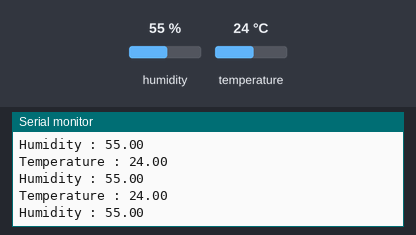
Bench run of a sketch on a simulated Arduino Uno, built with avr-gcc and run on an emulated ATmega328P. Parts: the last lines printed to the serial monitor. Inputs (shaded band) come from the test bench; at power-on: humidity 55 %, temperature 24 °C.

Above: at 3.8 s.
3.9 s: humidity set to 22 %
At 6.4 s:
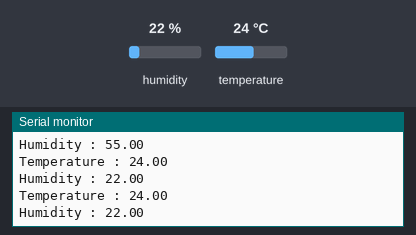
6.8 s: temperature set to 12 °C
At 7.9 s:
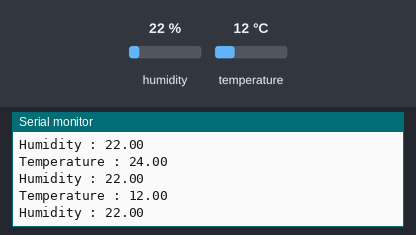
9.7 s: humidity set to 40 %
At 12.6 s:
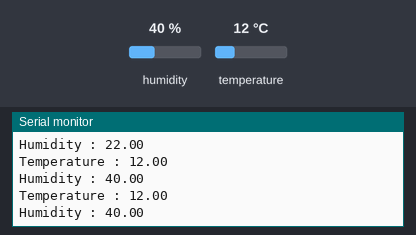
Timing chart, 0 to 14.1 s (numbered marks = the images above; inputs shaded):
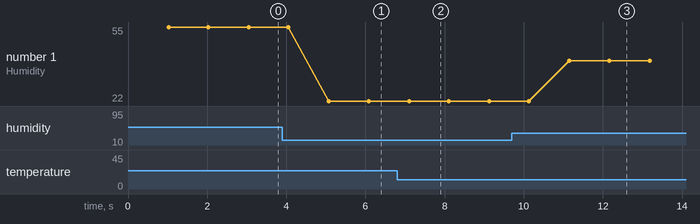

The sketch:

huminity.ino
```cpp
#include <DHT.h>
#define DHTPIN 7

#define DHTTYPE DHT11
DHT dht(DHTPIN, DHTTYPE);

void setup()
{
    dht.begin();
    Serial.begin(115200);
    Serial.println("Start DHT");
}
void loop()
{
    delay(1000);
    float temperature = dht.readTemperature();
    float humidity = dht.readHumidity();

    Serial.print("Temperature : ");
    Serial.println(temperature);
    Serial.print("Humidity : ");
    Serial.println(humidity);
}
```

Measured:
- after the input at 3.9 s, the serial monitor: prints a new line after 1.2 s (image 1)
- after the input at 6.8 s, the serial monitor: prints a new line after 0.30 s (image 2)
- after the input at 9.7 s, the serial monitor: prints a new line after 1.5 s (image 3)
- plotted number 1: 55 → 22 after the input at 3.9 s, 22 → 40 after the input at 9.7 s
